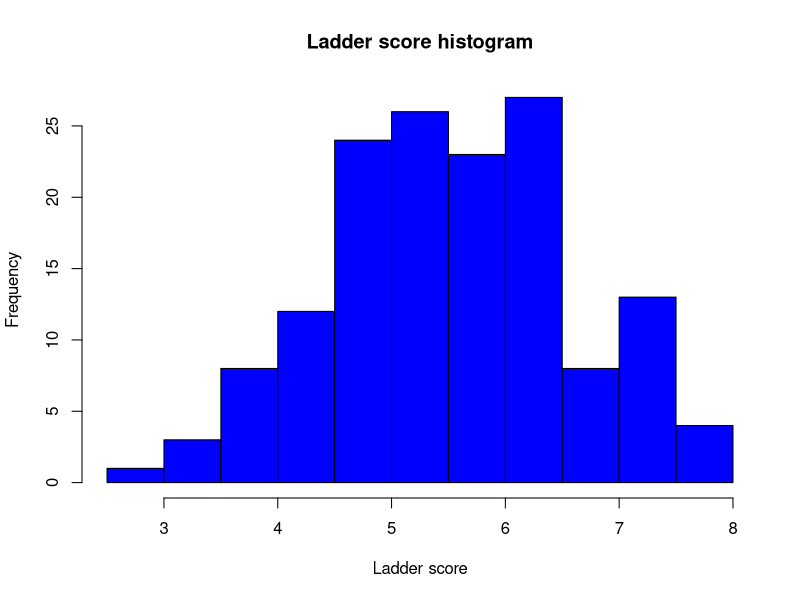
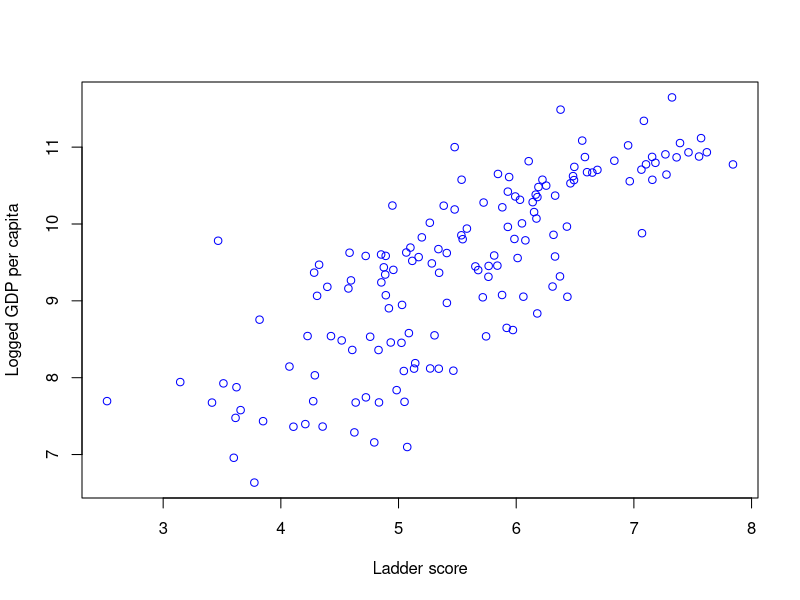
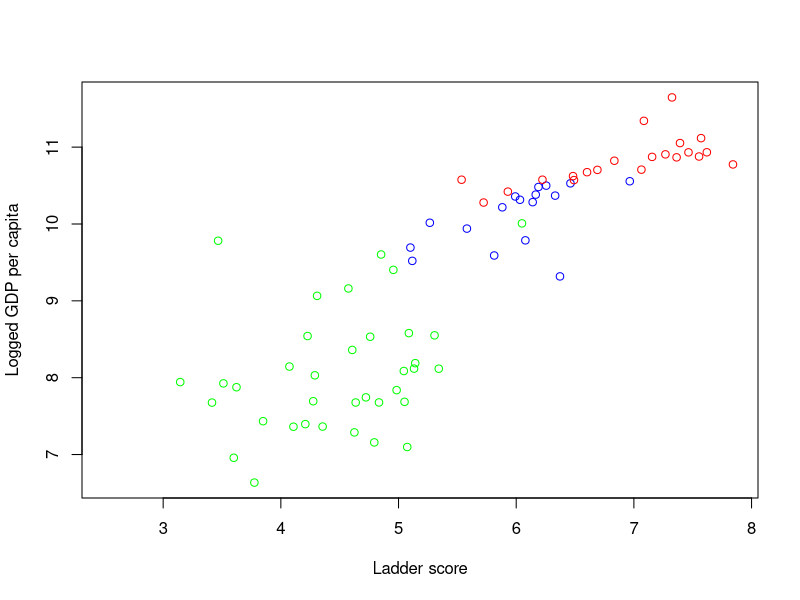
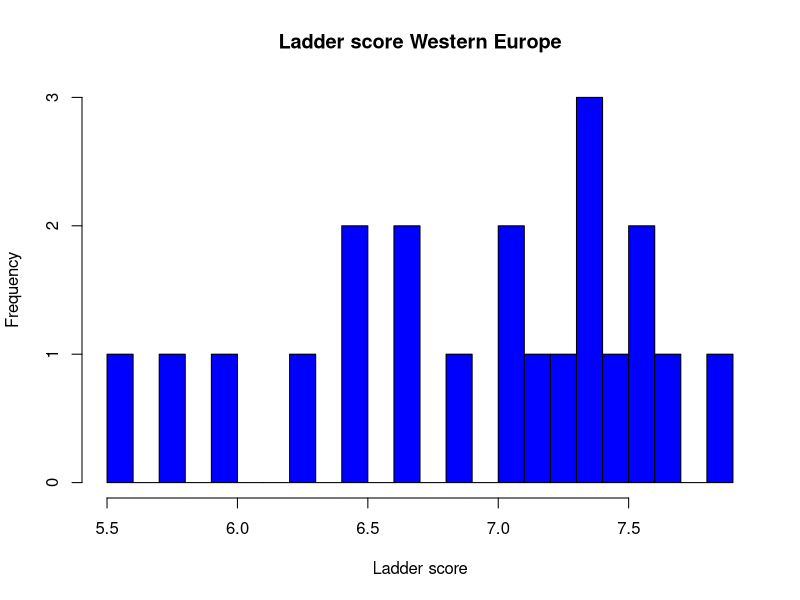
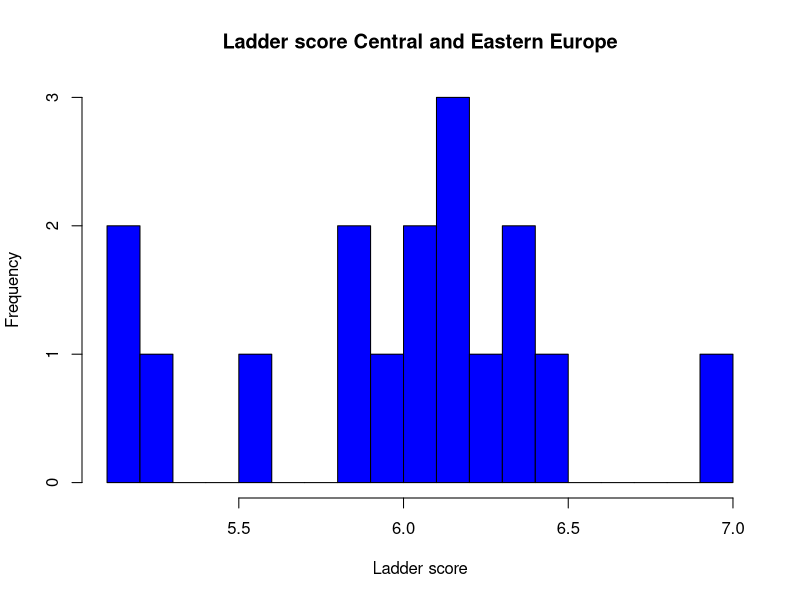
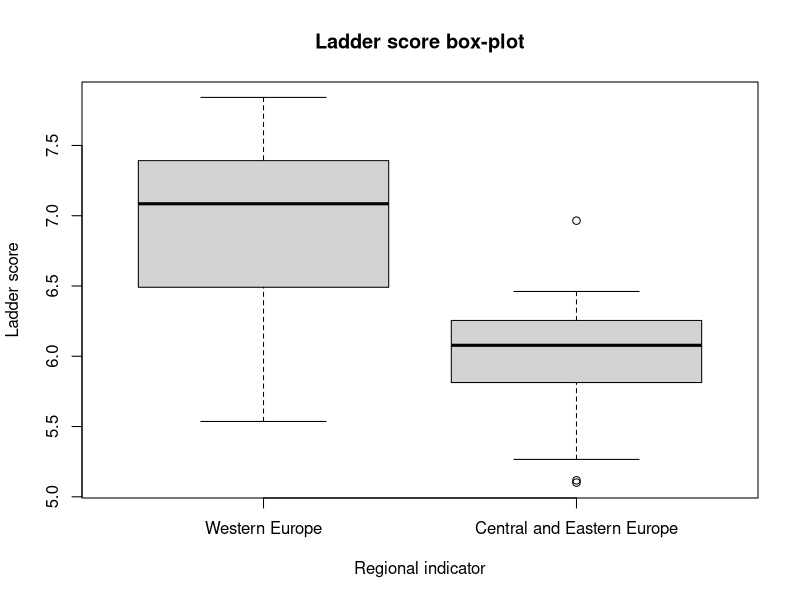
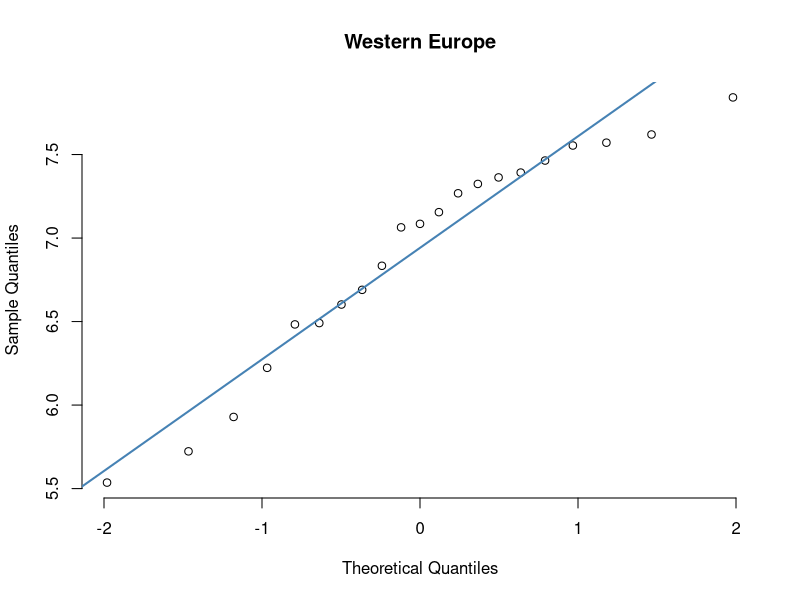
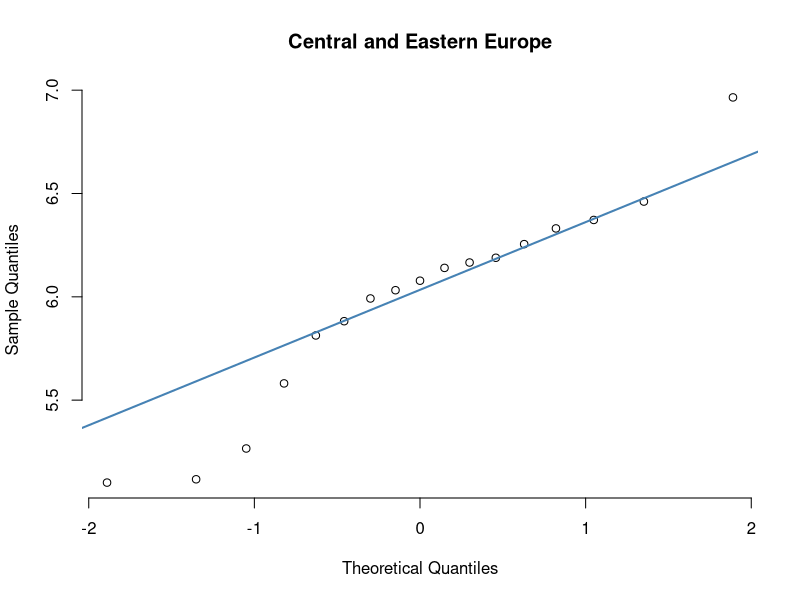

The R source for these figures, in order:
## ---- chunk 1
knitr::opts_chunk$set(echo = TRUE)
## ---- chunk 2
# Učitavanje podataka iz csv datoteke:
whr2020 = read.table("WHR_2020.csv", sep = ",")
whr2021 = read.table("WHR_2021.csv", sep = ",")
dim(whr2020)
dim(whr2021)
## ---- chunk 3
print("2020: ")
summary(whr2020[3:9])
print("2021: ")
summary(whr2021[3:9])
## ---- chunk 4
colnames(whr2020) <- c("Country name", "Regional indicator", "Ladder score", "Logged GDP per capita", "Social support", "Healthy life expectancy", "Freedom to make life choices", "Generosity", "Perceptions of corruption") 

colnames(whr2021) <- c("Country name", "Regional indicator", "Ladder score", "Logged GDP per capita", "Social support", "Healthy life expectancy", "Freedom to make life choices", "Generosity", "Perceptions of corruption", "Income Gini", "Wealth Gini") 
names(whr2020)
names(whr2021)
## ---- chunk 5
library(tidyverse)

whr2021 %>% group_by(`Regional indicator`) %>% summarise(
          Mean.LadderScore = mean(`Ladder score`),
          Mean.GDP = mean(`Logged GDP per capita`),
          Mean.SocialSupport = mean(`Social support`),
          Mean.LifeExp = mean(`Healthy life expectancy`),
          Mean.Freedom = mean(`Freedom to make life choices`),
          Mean.Generosity = mean(Generosity),
          Mean.Corruption = mean(`Perceptions of corruption`)
           #Mean.IncomeGini = mean(`Income Gini`),
           #Mean.WealthGini = mean(`Wealth Gini`)
            ) -> summary.result1
summary.result1


whr2021 %>% group_by(`Regional indicator`) %>% summarise(
          Med.LadderScore = median(`Ladder score`),
          Med.GDP = median(`Logged GDP per capita`),
          Med.SocialSupport = median(`Social support`),
          Med.LifeExp = median(`Healthy life expectancy`),
          Med.Freedom = median(`Freedom to make life choices`),
          Med.Generosity = median(Generosity),
          Med.Corruption = median(`Perceptions of corruption`)
            ) -> summary.result2
summary.result2
## ---- chunk 6
h = hist(whr2021$`Ladder score`,
         main="Ladder score histogram",
         xlab="Ladder score",
         ylab='Frequency',
         col="blue"
         )
## ---- chunk 7
# Ne razlikujemo vrste regija:
plot(whr2021$`Ladder score`,whr2021$`Logged GDP per capita`,
     col="blue",
     xlab='Ladder score',
     ylab='Logged GDP per capita')

# Razlikujemo vrste regija:
plot(whr2021$`Ladder score`[whr2021$`Regional indicator`=='Central and Eastern Europe'],
     whr2021$`Logged GDP per capita`[whr2021$`Regional indicator`=='Central and Eastern Europe'],
     col='blue',
     xlim=c(min(whr2021$`Ladder score`),max(whr2021$`Ladder score`)),
     ylim=c(min(whr2021$`Logged GDP per capita`),max(whr2021$`Logged GDP per capita`)),
     xlab='Ladder score',
     ylab='Logged GDP per capita')

points(whr2021$`Ladder score`[whr2021$`Regional indicator`=='Western Europe'],
     whr2021$`Logged GDP per capita`[whr2021$`Regional indicator`=='Western Europe'],col='red')
points(whr2021$`Ladder score`[whr2021$`Regional indicator`=='Sub-Saharan Africa'],
     whr2021$`Logged GDP per capita`[whr2021$`Regional indicator`=='Sub-Saharan Africa'],col='green')
## ---- chunk 8
western_europe = whr2021[whr2021$`Regional indicator` == "Western Europe",]
central_eastern_europe = whr2021[whr2021$`Regional indicator` == "Central and Eastern Europe",]
## ---- chunk 9
cat('Prosječan Ladder score zemalja iz Zapadne Europe ', mean(western_europe$`Ladder score`),'\n')
cat('Prosječan Ladder score zemalja iz Srednje i Istočne Europe', mean(central_eastern_europe$`Ladder score`), '\n')
## ---- chunk 10
h = hist(western_europe$`Ladder score`,
         main="Ladder score Western Europe",
         xlab="Ladder score",
         ylab='Frequency',
         col="blue",
         breaks = 20
         )

h = hist(central_eastern_europe$`Ladder score`,
         main="Ladder score Central and Eastern Europe",
         xlab="Ladder score",
         ylab='Frequency',
         col="blue",
         breaks = 20
         )
## ---- chunk 11
boxplot(western_europe$`Ladder score`,central_eastern_europe$`Ladder score`,
        main='Ladder score box-plot',
        ylab='Ladder score', xlab="Regional indicator", names = c("Western Europe", "Central and Eastern Europe"))
## ---- chunk 12
qqnorm(western_europe$`Ladder score`, pch = 1, frame = FALSE,main='Western Europe')
qqline(western_europe$`Ladder score`, col = "steelblue", lwd = 2)

qqnorm(central_eastern_europe$`Ladder score`, pch = 1, frame = FALSE,main='Central and Eastern Europe')
qqline(central_eastern_europe$`Ladder score`, col = "steelblue", lwd = 2)
## ---- chunk 13
ks.test(western_europe$`Ladder score`, "pnorm")
ks.test(central_eastern_europe$`Ladder score`, "pnorm")
## ---- chunk 14
boxplot(whr2020$`Ladder score`, whr2021$`Ladder score`,
        main = 'Ladder score box-plot by year',
        xlab = 'Year', ylab = 'Ladder score', names = c('2020', '2021'))
## ---- chunk 15
qqnorm(whr2020$`Ladder score`, pch = 1, frame = FALSE,main='Ladder score for 2020')
qqline(whr2020$`Ladder score`, col = "steelblue", lwd = 2)

qqnorm(whr2021$`Ladder score`, pch = 1, frame = FALSE,main='Ladder score for 2021')
qqline(whr2021$`Ladder score`, col = "steelblue", lwd = 2)
## ---- chunk 16
t.test(whr2020$`Ladder score`, whr2021$`Ladder score`, alternative = "two.sided", var.equal = TRUE)

## ---- chunk 17
c1 = rgb(173,216,230,max = 255, alpha = 80, names = "lt.blue")
c2 = rgb(255,192,203, max = 255, alpha = 80, names = "lt.pink")
ladder2020 = whr2020$`Ladder score`
ladder2021 = whr2021$`Ladder score`
hist1 = hist(ladder2020, breaks = 10, plot = FALSE)
hist2 = hist(ladder2021, breaks = 10, plot = FALSE)
plot(hist1, col = c1, main = "Histogram of ladder score for two years", xlab = "Ladder score")
plot(hist2, col = c2, add = TRUE)
legend("topright",
  legend=c('2020','2021'),
  fill = c(c1,c2)
)
## ---- chunk 18
mergedData = merge(whr2020, whr2021, by="Country name", suffixes = c(".20",".21"))

hist(mergedData$`Ladder score.20`,
     main=paste('Histogram of ladder score in 2020'),
     xlab='Ladder score')

hist(mergedData$`Ladder score.21`,
     main=paste('Histogram of ladder score in 2021'),
     xlab='Ladder score')

hist(mergedData$`Ladder score.20`-mergedData$`Ladder score.21`,
     main=paste('Difference in ladder scores between two years'),
     xlab='Ladder score')

qqnorm(mergedData$`Ladder score.20`-mergedData$`Ladder score.21`, 
       pch = 1, 
       frame = FALSE, 
       main=paste('QQ-plot for differences between ladder scores'))
qqline(mergedData$`Ladder score.20`-mergedData$`Ladder score.21`, 
       col = "steelblue", lwd = 2)
## ---- chunk 19
t.test(mergedData$`Ladder score.20`, 
       mergedData$`Ladder score.21`, 
       paired = TRUE, 
       alt = "less")
## ---- chunk 20
plot(whr2021$`Logged GDP per capita`, whr2021$`Ladder score`,
     col="blue",
     xlab='Logged GDP per capita',
     ylab='2021 Ladder score')
## ---- chunk 21
linreg = lm(formula = whr2021$`Ladder score` ~ whr2021$`Logged GDP per capita`)
summary(linreg)

plot(whr2021$`Logged GDP per capita`, whr2021$`Ladder score`,
     col="blue",
     xlab='Logged GDP per capita',
     ylab='2021 Ladder score')
abline(linreg$coefficients[1], linreg$coefficients[2], col = "orange", lwd = 2)

